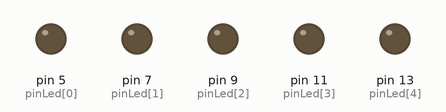
This sketch was run on a simulated Arduino Uno, built with avr-gcc and run on an emulated ATmega328P. Shown: output pins drawn as LEDs (lit = HIGH).

Above: at 0.4 s.
At 4.05 s:
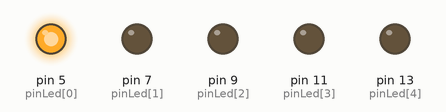
Timing chart, 0 to 5.5 s (numbered marks = the images above):
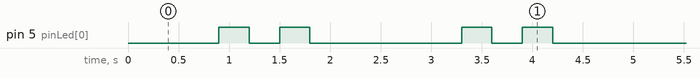

Measured:
- by itself, pin 5 (pinLed[0]): repeats every 2.4 s: LOW 0.30 s, HIGH 0.30 s, LOW 1.5 s, HIGH 0.30 s
- by itself, everything shown: repeats every 2.4 s, in 4 steps

The sketch:

k2000.ino
```cpp
int pinLed[5] = {5,7,9,11,13};

void setup() {
  // put your setup code here, to run once:
  for(int i = 0; i <5; i++){
    pinMode(pinLed[i], OUTPUT);
    digitalWrite(pinLed[i], LOW);
    }
}

void loop() {
  // put your main code here, to run repeatedly:
  for(int p = 2; p < 7; p++){
    digitalWrite(p, HIGH);
    if(p>2){
      digitalWrite(p-1, LOW);
     }
     delay(300);
  }
  for(int p = 5; p > 2; p--){
    digitalWrite(p, HIGH);
    digitalWrite(p+1, LOW);
    delay(300);
  }
}
```
